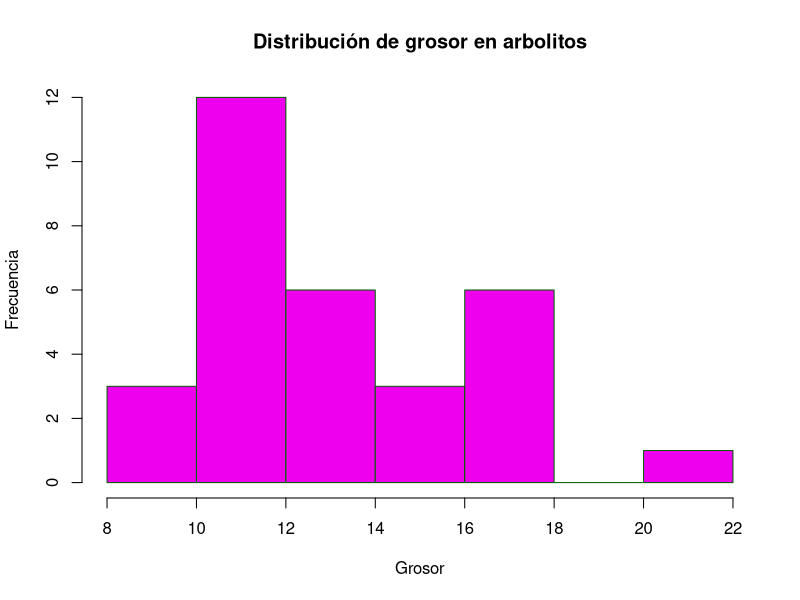
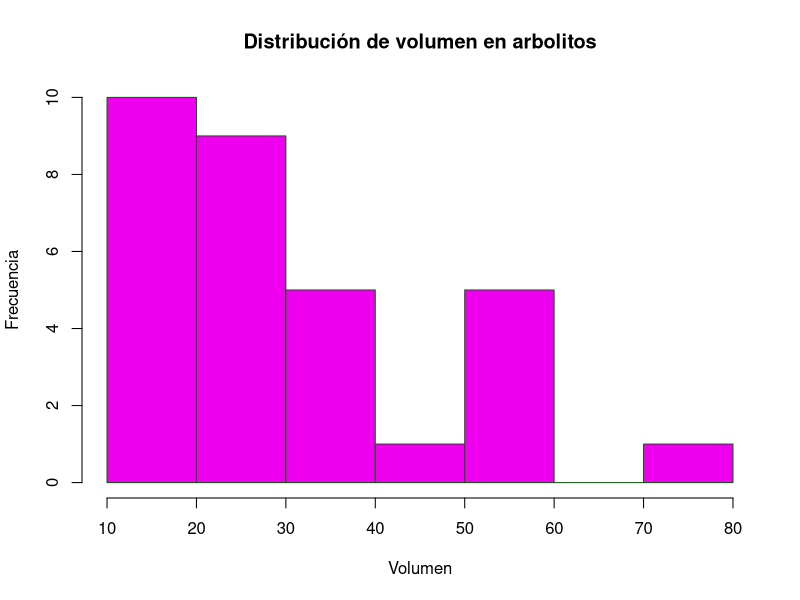
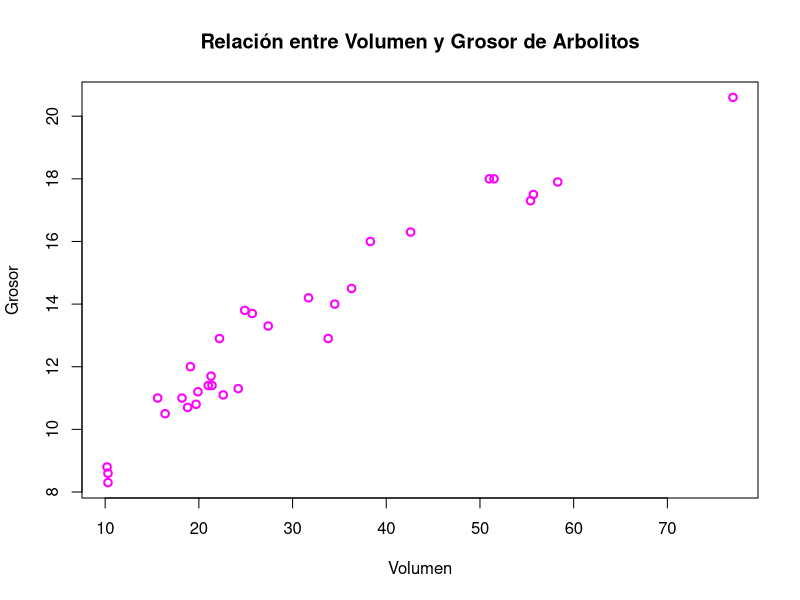

The R source for these figures, in order:
## ---- chunk 1
library(ggplot2)
data("trees")
head(trees)
## ---- chunk 2
hist(trees$Girth,
     main = "Distribución de grosor en arbolitos",
     xlab= "Grosor",
     ylab= "Frecuencia",
     col = "magenta2",
     border = "darkgreen")
## ---- chunk 3
hist(trees$Volume,
     main = "Distribución de volumen en arbolitos",
     xlab= "Volumen",
     ylab= "Frecuencia",
     col = "magenta2",
     border = "darkgreen")
## ---- chunk 4
plot(
  trees$Girth ~ trees$Volume,
  type = "p",                   
  col = "magenta",             
  lwd = 2,                     
  xlab = "Volumen",  
  ylab = "Grosor", #y-axis 
  main = "Relación entre Volumen y Grosor de Arbolitos"
  )
## ---- chunk 5
shapiro.test(trees$Volume)
## ---- chunk 6
shapiro.test(trees$Girth)
